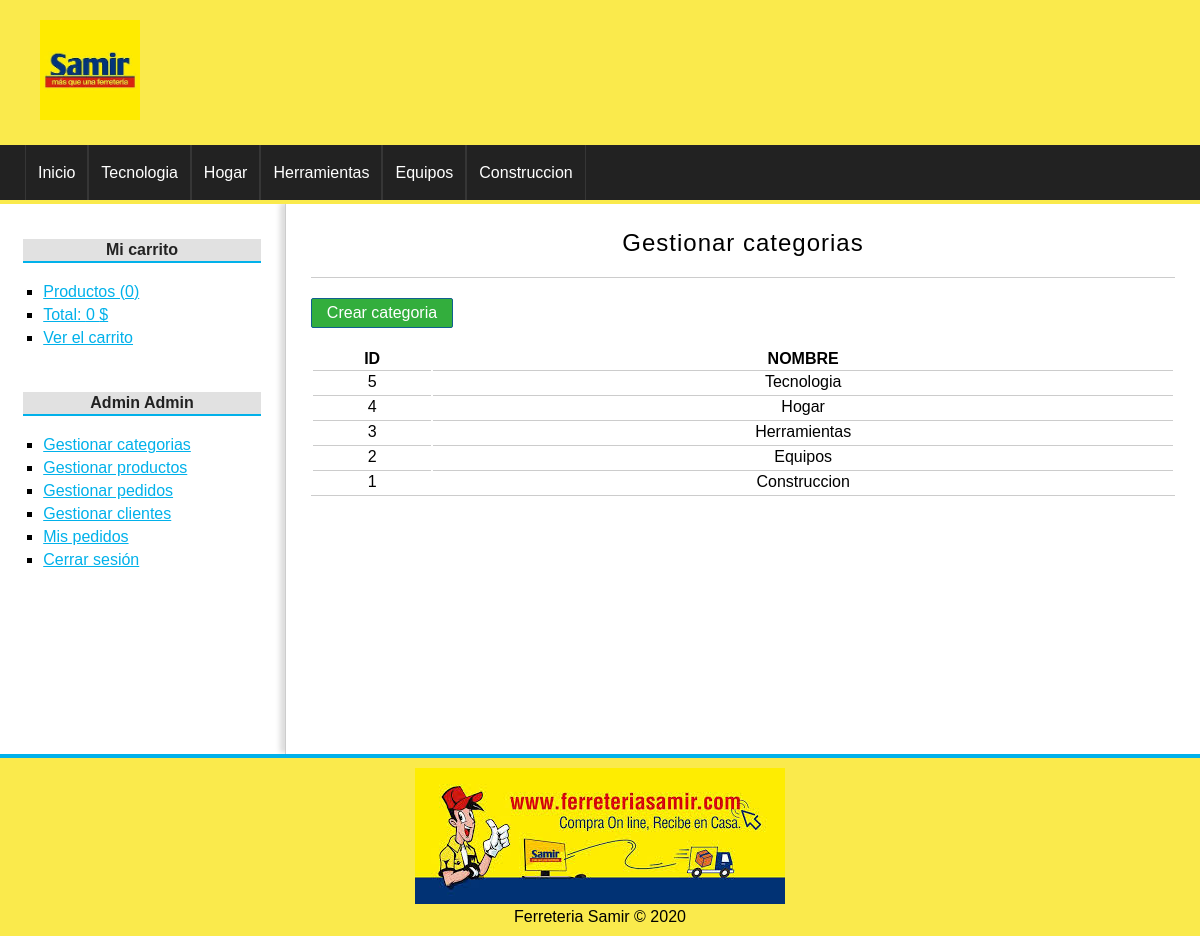
Page /categoria/index (signed in) on the committed database.
### tables this page shows
CREATE TABLE `categorias` (
  `id` int(255) NOT NULL,
  `nombre` varchar(100) NOT NULL
);

### config/db.php (called while the page is built)
<?php
class Database{
	public static function connect(){
		$db = new mysqli('localhost', 'root', '', 'tienda_master');
		$db->query("SET NAMES 'utf8'");
		return $db;
	}
}

### helpers/utils.php (called while the page is built, shortened)
<?php
class Utils{
	public static function showCategorias(){
		require_once 'models/categoria.php';
		$categoria = new Categoria();
		$categorias = $categoria->getAll();
		return $categorias;
	}
}

### models/categoria.php (called while the page is built, shortened)
<?php
class Categoria{
	private $db;
	public function __construct() {
		$this->db = Database::connect();
	}
	public function getAll(){
		$categorias = $this->db->query("SELECT * FROM categorias ORDER BY id DESC;");
		return $categorias;
	}
}

### controllers/CategoriaController.php (called while the page is built, shortened)
<?php
require_once 'models/categoria.php';
class categoriaController{
	public function index(){
		$categoria = new Categoria();
		$categorias = $categoria->getAll();
		require_once 'views/categoria/index.php';
	}
}

### views/categoria/index.php (the view)
<h1>Gestionar categorias</h1>
<a href="<?=base_url?>categoria/crear" class="button button-small">
	Crear categoria
</a>
<table>
	<tr>
		<th>ID</th>
		<th>NOMBRE</th>
	</tr>
	<?php while($cat = $categorias->fetch_object()): ?>
		<tr>
			<td><?=$cat->id;?></td>
			<td><?=$cat->nombre;?></td>
		</tr>
	<?php endwhile; ?>
</table>

### views/layout/header.php (shortened to what this page needs)
<!DOCTYPE HTML>
<html lang="es">
	<head>
		<link rel="stylesheet" href="<?=base_url?>assets/css/styles.css" />
	</head>
	<body>
		<div id="container">
			<header id="header">
				<div id="logo">
					<img src="<?=base_url?>assets/img/samir.jpg" alt="Ferreteria Samir" />
				</div>
			</header>
			<?php $categorias = Utils::showCategorias(); ?>
			<nav id="menu">
				<ul>
					<li>
						<a href="<?=base_url?>">Inicio</a>
					</li>
					<?php while($cat = $categorias->fetch_object()): ?>
						<li>
							<a href="<?=base_url?>categoria/ver&id=<?=$cat->id?>"><?=$cat->nombre?></a>
						</li>
					<?php endwhile; ?>
				</ul>
			</nav>
			<div id="content">

### assets/css/styles.css (style rules this page uses)
* { padding: 0px; margin: 0px; font-family: sans-serif, Helvetica, Arial; }
a { color: #01B1EA; }
table { text-align: center; width: 100%; border-bottom: 1px solid #ccc; }
td { border-top: 1px solid #ccc; padding: 2px; }
#container { width: 100%; margin: 0px auto; box-shadow: 0px 0px 10px gray; background: white; }
#header { height: 145px; background: #FAEA4C; }
#logo { padding: 20px; margin-left: 20px; float:left; }
#logo img { float:left; height: 100px; }
#menu { clear:both; background: #222; color: white; height: 55px; border-bottom: 4px solid #FAEA4C; }
#menu ul { list-style: none; text-decoration: none; margin: 0px auto; margin-left: 25px; }
#menu ul li { line-height: 55px; float:left; border-right: 1px solid #363636; }
#menu a { display: block; color: white; text-decoration: none; padding-left: 12px; padding-right: 12px; transition: all 300ms; }
#menu a:first-child { border-left: 1px solid #363636; }
#content { margin: 0px auto; overflow: hidden; background: white; }
input[type="button"], input[type="submit"], button, .button { display: block; border-radius: 2px; width: auto; padding: 5px; padding-left: 10px; padding-right: 10px; color: white; background: #2979CD; border: 1px solid #11608E; cursor:pointer; }
.button { background: #33AE3D; color: white !important; text-decoration: none; }
.button-small { width: 120px; text-align: center; margin-bottom: 20px; }
#central h1 { font-size: 24px; font-weight: normal; letter-spacing: 1px; text-align: center; border-bottom: 1px solid #ccc; margin-bottom: 20px; padding: 20px; padding-top: 0px; }

### rows in the picture
categorias: nombre "Tecnologia", id "5"
categorias: nombre "Hogar", id "4"
categorias: nombre "Herramientas", id "3"
categorias: nombre "Equipos", id "2"
categorias: nombre "Construccion", id "1"

### other values in the picture
$stats['count'] "0"
$stats['total'] "0"
$_SESSION['identity']->nombre "Admin"
$_SESSION['identity']->apellidos "Admin"
